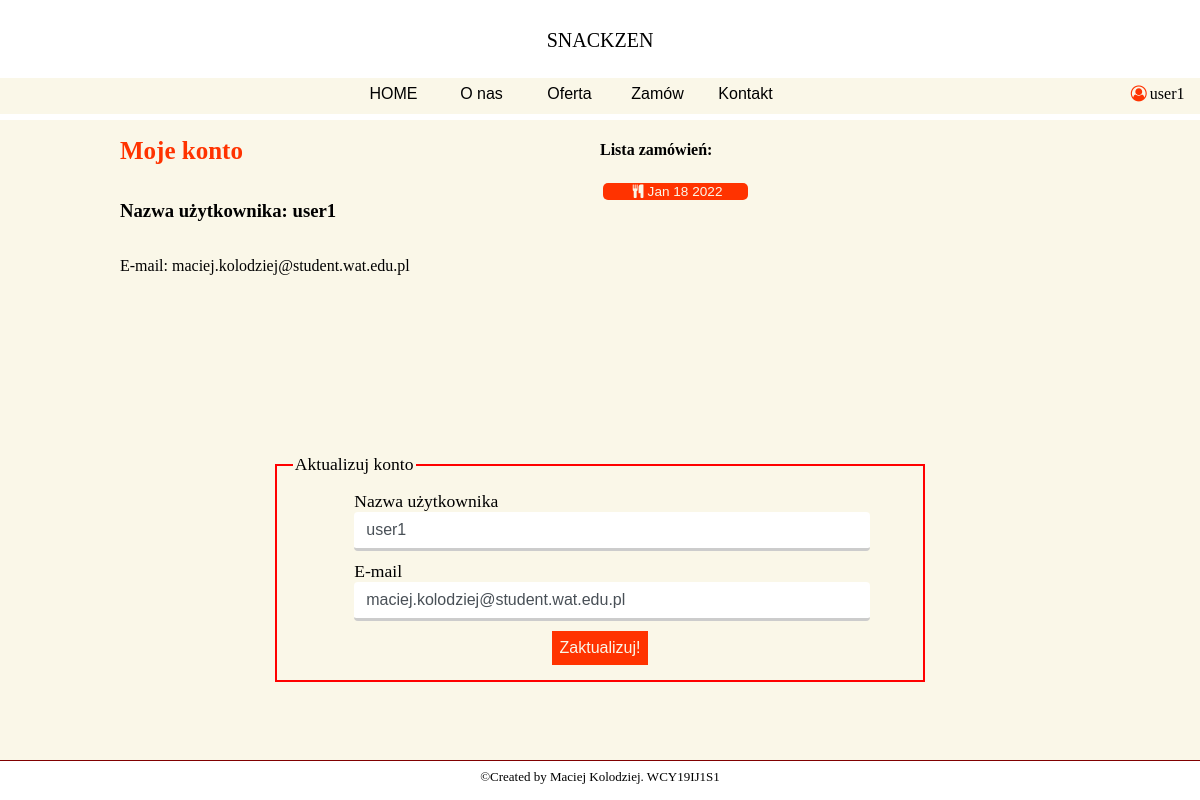
Page /account (signed in) on the committed database.
### Restaurant/models.py (models this page shows, shortened)
class User(db.Model, UserMixin):
    id = db.Column(db.Integer, primary_key=True)
    username = db.Column(db.String(20), unique=True, nullable=False)
    email = db.Column(db.String(120), unique=True, nullable=False)
    password = db.Column(db.String(60), unique=True)

class CustomerOrder(db.Model):
    id = db.Column(db.Integer, primary_key=True)
    invoice = db.Column(db.String(20), unique=True, nullable=False)
    status = db.Column(db.String(20), default='Niewiadomo', nullable=False)
    customer_id = db.Column(db.String(20), unique=False, nullable=False)
    date_created = db.Column(db.DateTime, default=datetime.utcnow, nullable=False)
    orders = db.Column(JsonEcodedDict)

### Restaurant/routes.py (the view)
@app.route("/account", methods=['GET', 'POST'])
@login_required
def account():
    form = UpdateAccountForm()
    orders = CustomerOrder.query.filter_by(customer_id=current_user.id)
    if form.validate_on_submit():
        current_user.username = form.username.data
        current_user.email = form.email.data
        db.session.commit()
        flash('Twoje konto zostało zaktualizowane!','success')
        return redirect(url_for('account'))
    elif request.method == 'GET':
        form.username.data = current_user.username
        form.email.data = current_user.email
    return render_template('Account.html', title='Account', menu=menu, form=form, orders=orders)

### Restaurant/forms.py (shortened to what this page needs)
class UpdateAccountForm(FlaskForm):
    username = StringField('Nazwa użytkownika', validators=[DataRequired(), Length(min=2, max=20)])
    email = StringField('E-mail', validators=[DataRequired(), Email()])
    submit = SubmitField('Zaktualizuj!')

### Restaurant/models.py (called while the page is built)
@login_manager.user_loader
def load_user(user_id):
    return User.query.get(int(user_id))

    def process_result_value(self, value, dialect):
        if value is None:
            return {}
        else:
            return json.loads(value)

### Restaurant/templates/Account.html (shortened to what this page needs)
{% extends "layout.html" %}
{% block content %}
    <div id="information-box2">
    <div class="information-box-content4">
        <div class="information-box-content-text3">
            <h1>Moje konto</h1>
            <h3>Nazwa użytkownika: {{ current_user.username }}</h3>
            <p>E-mail: {{ current_user.email }}</p>
        </div>
    <div class="information-box-content-text3">
        <h4>Lista zamówień:</h4>
        <div class="information-box-content-menu">
            {% for order in orders %}
                <form action="orders/{{ order.invoice }}">
                    <button class="btn2" type='submit' ><i class="icon-food"></i>{{ order.date_created.strftime("%b %d %Y") }}</button>
                </form>
            {% endfor %}
        </div>
    </div>
    </div>
    <div class="information-box-content4">
        <form method="post" action="" class ='form-group-text'>
            <fieldset class ='form-group'>
                    <legend>Aktualizuj konto</legend>
                    <div class="form-group-element">
                        {{ form.username.label(class="form-control-label") }}
                        {% if form.username.errors %}
                            {{ form.username(class="form-control form-control-lg is-invalid") }}
                            <div class="invalid-feedback">
                                {% for error in form.username.errors %}
                                    <span>{{ error }}</span>
                                {% endfor %}
                            </div>
                        {% else %}
                            {{ form.username(class="form-control form-control-lg") }}
                        {% endif %}
                    </div>
                    <div class="form-group-element">
                        {{ form.email.label(class="form-control-label") }}
                        {% if form.email.errors %}
                            {{ form.email(class="form-control form-control-lg is-invalid") }}
                            <div class="invalid-feedback">
                                {% for error in form.email.errors %}
                                    <span>{{ error }}</span>
                                {% endfor %}
                            </div>
                        {% else %}
                            {{ form.email(class="form-control form-control-lg") }}
                        {% endif %}
                    </div>
                    <div class ="form-group-btn">
                         {{ form.submit(class="btn") }}
                     </div>
            </fieldset>
        </form>
    </div>
    </div>
{% endblock %}

### Restaurant/templates/layout.html (shortened to what this page needs)
<!DOCTYPE html>
<html lang="en">
<head>
    <link rel= "stylesheet" type= "text/css" href= "{{ url_for('static',filename='styles/style.css') }}">
    <link rel= "stylesheet" type= "text/css" href= "{{ url_for('static',filename='styles/fontello.css') }}">
</head>
<body>
    <div id="top-bar">
        <div id="res_name">
            <p>SNACKZEN</p>
        </div>
        <div id="contest-menu">
            {% for el in menu %}
                <a class="contest-menu-element" href="{{ el.url }}">{{ el.name }} </a>
            {% endfor %}
            {% if current_user.is_authenticated %}
                <div class="contest-menu-element-user">
            <a><i class="icon-user"></i></a>{{ current_user.username }}
            </div>
            {% endif %}
        </div>
    </div>
{% block content %}{% endblock %}
    <footer>
        <p>©Created by Maciej Kolodziej. WCY19IJ1S1</p>
    </footer>
</body>
</html>

### Restaurant/static/styles/style.css (style rules this page uses)
body { margin: 0px; height: 100vh; width: 100%; background-color: white; overflow: hidden; }
footer { border-top: groove; border-top-color: #800000; border-width: thin; text-align: center; font-size: small; }
form { width: 100%; display: grid; grid-template-columns: auto auto; grid-gap: 1%; }
footer p { margin-top: 8px; }
input[type=text],input[type=password], input[type=tel] { width: 100%; box-sizing: content-box; border: none; border-bottom: 3px solid #ccc; -webkit-transition: 0.5s; transition: 0.5s; outline: none; }
#top-bar { position: relative; width: 100%; height: 15%; background-color: white; }
#res_name { position: absolute; bottom: 40%; display: inline-block; vertical-align: middle; text-align: center; width: 100%; font-size: 20px; font-weight: lighter; }
#contest-menu { position: absolute; bottom: 5%; background-color: rgb(250,247, 232); text-align: center; width: 100%; height: 30%; }
.contest-menu-element { font-family: Arial Narrow, sans-serif; width: 7%; text-align: center; color: black; display: inline-block; height: 100%; line-height: 2; text-decoration: none; }
.contest-menu-element-user { margin-left: 28%; margin-right: -28%; text-align: center; color: black; display: inline-block; justify-content: right; height: 100%; line-height: 2; text-decoration: none; }
#information-box2 { height: 80%; width: 100%; background-color: rgb(250,247, 232); display: flex; flex-direction: column; justify-content: center; text-align: center; }
#information-box2 h1 { font-size: 25px; color: #ff3300; }
.form-group { display: flex; row-gap: 10px; text-align: left; align-items: center; flex-direction: column; justify-content: space-around; width: 80%; padding: 2%; border-color: #F00; border-style: solid; }
.form-group-element { display: flex; flex-direction: column; justify-content: space-around; width: 80%; }
.form-group-btn { display: flex; justify-content: space-around; width: 20%; }
.form-group-text { font-size: 1.1rem; display: flex; row-gap: 10px; height: 80%; text-align: left; align-items: center; flex-direction: column; justify-content: space-around; width: 80%; }
.information-box-content4 { align-self: center; width: 80%; height: 50%; display: flex; flex-direction: row; justify-content: space-around; }
.information-box-content-text3 { width: 50%; display: flex; flex-direction: column; text-align: left; overflow-y: auto; }
.information-box-content-menu { width: 100%; height: 80%; display: flex; flex-direction: column; align-items: center; overflow-y: auto; }
.icon-user { color: #ff3300; }
.form-control { width:100%; padding:.375rem .75rem; font-size:1rem; line-height:1.5; color:#495057; background-clip:padding-box; border:1px solid #ced4da; border-radius:.25rem; transition:border-color .15s ease-in-out,box-shadow .15s ease-in-out }
.btn { font-size: 1rem; background-color: #ff3300; color: rgb(250,247, 232); border: maroon; padding: .5rem; }
.btn2 { width: 50%; margin: 1%; font-size: .85rem; background-color: #ff3300; color: rgb(250,247, 232); border: maroon; border-radius: 5px; }

### rows in the picture
User: username "user1", email "maciej.kolodziej@student.wat.edu.pl"
CustomerOrder: date_created "Jan 18 2022"

### other values in the picture
{{ el.name }} "HOME" "O nas" "Oferta" "Zamów" "Kontakt"
